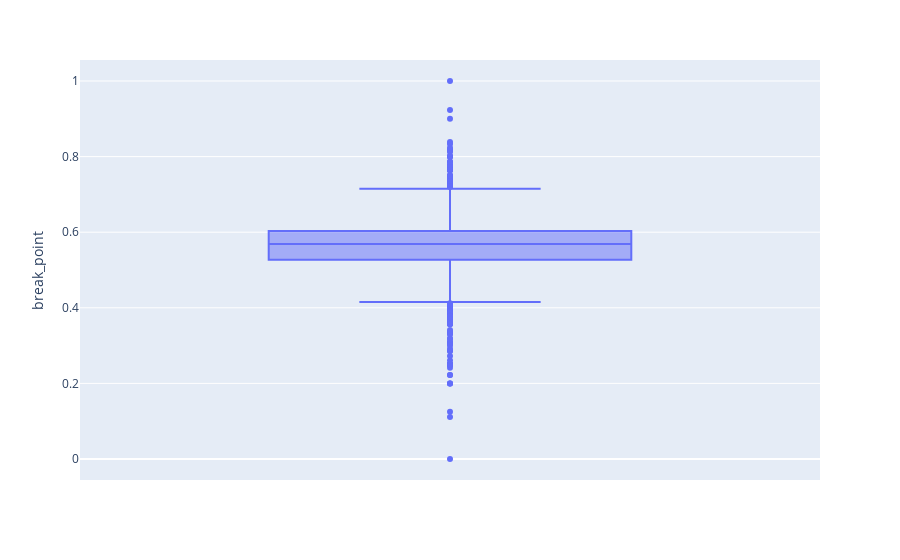

Notebook code cell kept with this figure:
### Code cell
show_boxplot(df_player_match_statistics, 'break_point')

### Figure 1 — Plotly figure (JSON) as saved in the notebook; plotly's stock layout.template omitted (floating-point values rounded to 4 significant figures; data arrays with more than 128 entries replaced by an {"elided": "..."} marker saying what was removed)
{"data": [{"alignmentgroup": "True", "hovertemplate": "break_point=%{y}<extra></extra>", "legendgroup": "", "marker": {"color": "#636efa"}, "name": "", "notched": false, "offsetgroup": "", "orientation": "v", "showlegend": false, "type": "box", "x0": " ", "xaxis": "x", "y": {"elided": "2231 float values"}, "y0": " ", "yaxis": "y"}], "layout": {"boxmode": "group", "legend": {"tracegroupgap": 0}, "margin": {"t": 60}, "xaxis": {"anchor": "y", "domain": [0, 1]}, "yaxis": {"anchor": "x", "domain": [0, 1], "title": {"text": "break_point"}}}}
